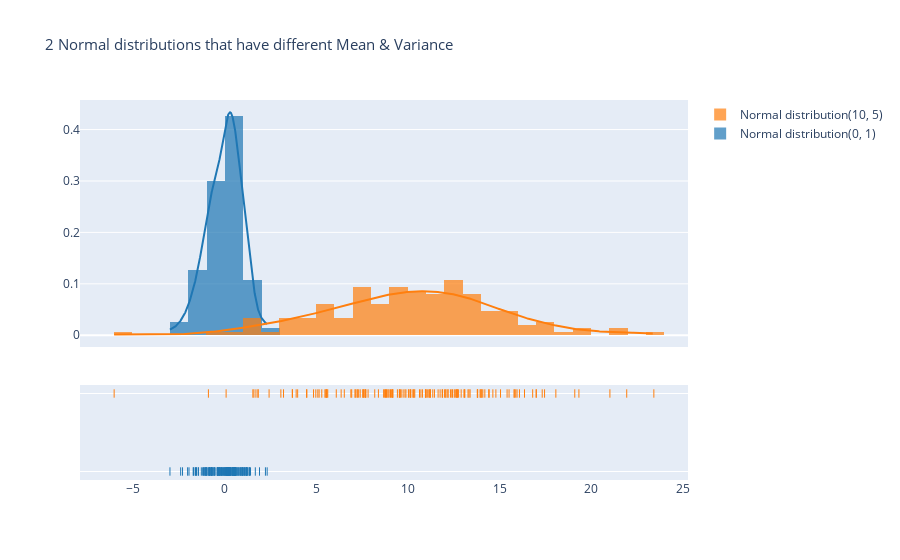

Notebook cell for this chart:
### Code cell
mu1, sigma1 = 0, 1
mu2, sigma2 = 10, 5
normal_1 = np.random.normal(mu1, sigma1, N)
normal_2 = np.random.normal(mu2, sigma2, N)

fig = ff.create_distplot([normal_1, normal_2],
                         ['Normal distribution(0, 1)', 'Normal distribution(10, 5)'], show_rug=True)
fig.update_layout(title_text ='2 Normal distributions that have different Mean & Variance', title_font_size=15)
fig.show()

### Figure 1 — Plotly figure (JSON) as saved in the notebook; plotly's stock layout.template omitted (floating-point values rounded to 4 significant figures; data arrays with more than 128 entries replaced by an {"elided": "..."} marker saying what was removed)
{"data": [{"autobinx": false, "histnorm": "probability density", "legendgroup": "Normal distribution(0, 1)", "marker": {"color": "rgb(31, 119, 180)"}, "name": "Normal distribution(0, 1)", "opacity": 0.7, "x": {"elided": "150 float values"}, "xaxis": "x", "xbins": {"end": 2.319, "size": 1.0, "start": -2.98}, "yaxis": "y", "type": "histogram"}, {"autobinx": false, "histnorm": "probability density", "legendgroup": "Normal distribution(10, 5)", "marker": {"color": "rgb(255, 127, 14)"}, "name": "Normal distribution(10, 5)", "opacity": 0.7, "x": {"elided": "150 float values"}, "xaxis": "x", "xbins": {"end": 23.4, "size": 1.0, "start": -6.022}, "yaxis": "y", "type": "histogram"}, {"legendgroup": "Normal distribution(0, 1)", "marker": {"color": "rgb(31, 119, 180)"}, "mode": "lines", "name": "Normal distribution(0, 1)", "showlegend": false, "x": {"elided": "500 float values"}, "xaxis": "x", "y": {"elided": "500 float values"}, "yaxis": "y", "type": "scatter"}, {"legendgroup": "Normal distribution(10, 5)", "marker": {"color": "rgb(255, 127, 14)"}, "mode": "lines", "name": "Normal distribution(10, 5)", "showlegend": false, "x": {"elided": "500 float values"}, "xaxis": "x", "y": {"elided": "500 float values"}, "yaxis": "y", "type": "scatter"}, {"legendgroup": "Normal distribution(0, 1)", "marker": {"color": "rgb(31, 119, 180)", "symbol": "line-ns-open"}, "mode": "markers", "name": "Normal distribution(0, 1)", "showlegend": false, "x": {"elided": "150 float values"}, "xaxis": "x", "y": {"elided": "150 str values"}, "yaxis": "y2", "type": "scatter"}, {"legendgroup": "Normal distribution(10, 5)", "marker": {"color": "rgb(255, 127, 14)", "symbol": "line-ns-open"}, "mode": "markers", "name": "Normal distribution(10, 5)", "showlegend": false, "x": {"elided": "150 float values"}, "xaxis": "x", "y": {"elided": "150 str values"}, "yaxis": "y2", "type": "scatter"}], "layout": {"barmode": "overlay", "hovermode": "closest", "legend": {"traceorder": "reversed"}, "xaxis": {"anchor": "y2", "domain": [0.0, 1.0], "zeroline": false}, "yaxis": {"anchor": "free", "domain": [0.35, 1], "position": 0.0}, "yaxis2": {"anchor": "x", "domain": [0, 0.25], "dtick": 1, "showticklabels": false}, "title": {"font": {"size": 15}, "text": "2 Normal distributions that have different Mean & Variance"}}}
